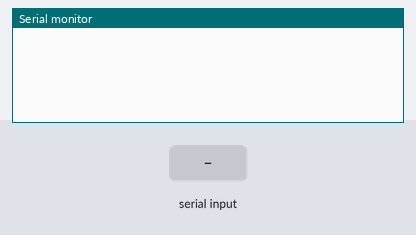
The sketch below on a simulated Arduino Uno, built with avr-gcc and run on an emulated ATmega328P. Parts: the last lines printed to the serial monitor. The inputs (shaded band) are chosen by the test bench.

Above: at 1.2 s.
1.3 s: "deptrai32\n" received over the second serial link
At 2.7 s:
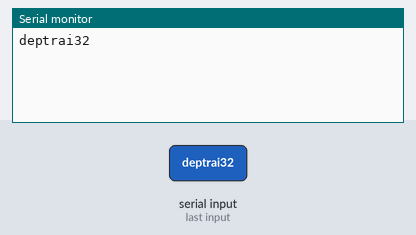
3.8 s: "1" received over the second serial link
At 5.8 s:
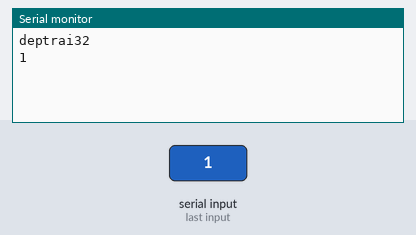

Measured:
- after the input at 1.3 s, the serial monitor: prints a new line after 1.0 s (image 1)
- after the input at 3.8 s, the serial monitor: prints a new line after 1.0 s (image 2)

The sketch:

UARTuser.ino
```cpp
#include <SoftwareSerial.h>

#include <DHT.h>
SoftwareSerial mySerial(1, 0); // RX, TX

const int DHTPIN = 2;       //Đọc dữ liệu từ DHT11 ở chân 2 trên mạch Arduino
const int DHTTYPE = DHT11;  //Khai báo loại cảm biến, có 2 loại là DHT11 và DHT22
char InString[5];
String receiv;
DHT dht(DHTPIN, DHTTYPE);
const String key = "1997.";
const String data = "da*";
String stringDetect="";
String stringData="";


int i = 0;
float ccc = 7.4;
int num = 12;
int keynode=97;
int keyData=99;
char output[10];

int flag=0;
String t =String(ccc);
void setup() {
stringDetect+='{';
stringDetect+='"';
stringDetect+="keynode";
stringDetect+='"';
stringDetect+=':';
//mystring+='"'+t+'"';
stringDetect+=keynode;
stringDetect+='}';

  Serial.begin(9600);
  dht.begin();
  // Khởi động cảm biến
  mySerial.begin(9600);
  //mySerial.println("Hello, world?");
}

void loop() {

  /* float h = dht.readHumidity();    //Đọc độ ẩm
    float t = dht.readTemperature(); //Đọc nhiệt độ
    Serial.println("IOT");
    Serial.print("Nhiet do: ");
    Serial.println(t);               //Xuất nhiệt độ
    Serial.print("Do am: ");
    Serial.println(h);               //Xuất độ ẩm

    Serial.println();//Xuống hàng
  */
//  strcpy(si,"deptrai32");
//  sprintf(temp, "%f", 3.12);
//  strcat(si,temp);
//  Serial.println(temp);
  while (mySerial.available())
  {


   //memcpy(&test,&doc,sizeof(test));
//   Serial.println(test);
    receiv = mySerial.readString();
    Serial.println(receiv);
    if (key.equals(receiv))
    {

        Serial.println("key yes");
     //   receiv = "";
//        dtostrf(ccc, 9, 3, output);
//        output[0]='9';
//        output[1]='9';
        mySerial.println(stringDetect);
        flag++;
       // memset(&output, '/0', sizeof(output));

    }

    if (data.equals(receiv))
    {
      Serial.println("req data");
      receiv = "";
      stringData+='{';
      stringData+='"';
      stringData+="keynode";
      stringData+='"';
      stringData+=':';
      //mystring+='"'+t+'"';
      stringData+=keyData;
      stringData+=",";
      stringData+='"';
      stringData+="Temp";
      stringData+='"';
      stringData+=':';
      stringData+=ccc;
      stringData+='}';
      mySerial.println(stringData);
      stringData="";
      Serial.println();
    }

  }
}
```
